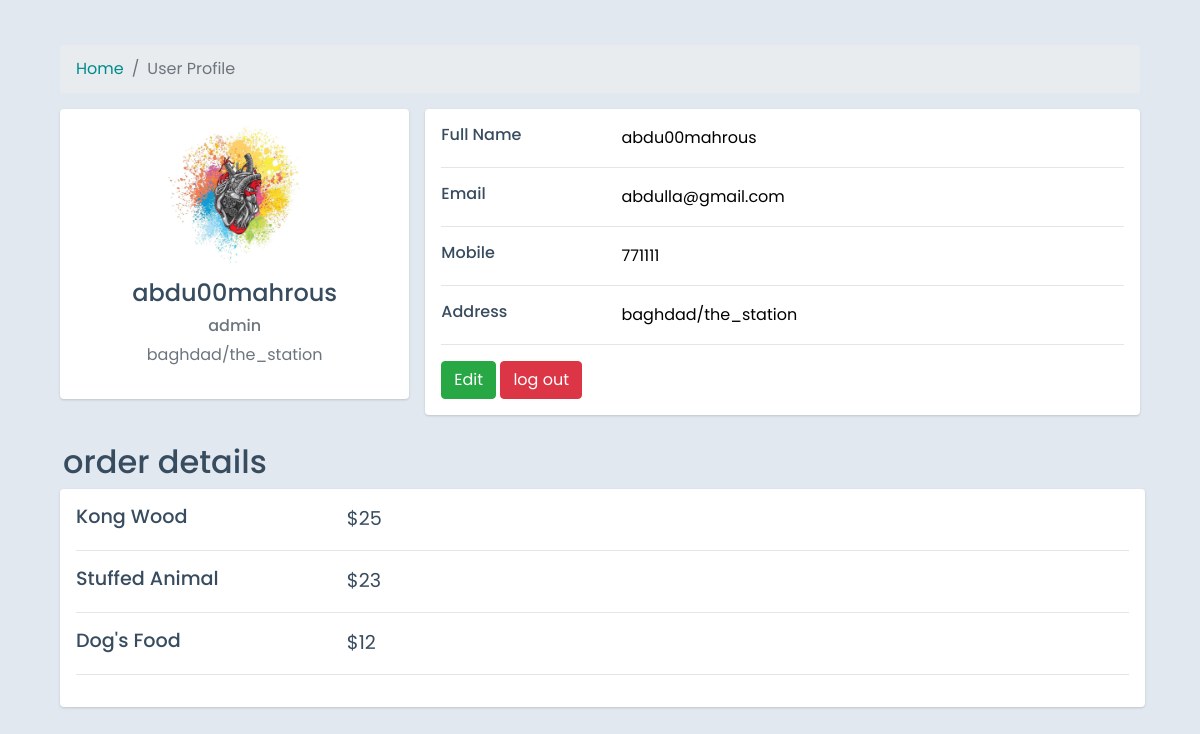
/profile (signed in), run on an earlier commit of the app's database.
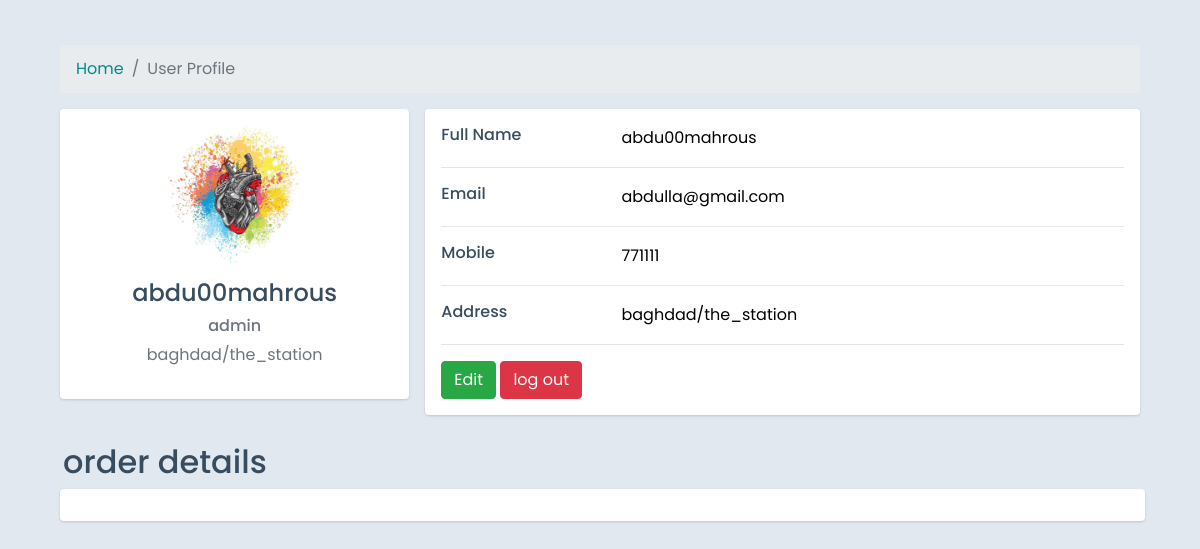
And on a later commit of the database.
### tables this page shows
CREATE TABLE "customers" (
	"id"	INTEGER,
	"fullname"	VARCHAR40,
	"username"	VARCHAR(50) NOT NULL,
	"password"	text NOT NULL,
	"email"	VARCHAR(50) NOT NULL UNIQUE,
	"phone"	integer NOT NULL UNIQUE,
	"governorate"	VARCHAR(30),
	"pic"	VARCHAR(200),
	"address"	VARCHAR(60),
	PRIMARY KEY("id" AUTOINCREMENT)
);

CREATE TABLE "cart" (
	"user_id"	INTEGER,
	"items_id"	INTEGER,
	"price"	INTEGER,
	"photo"	TEXT,
	"name"	VARCHAR(20)
);

### app.py (the view, shortened to what this page needs)
@app.route('/profile',methods=['GET','POST'])
def profile():
    if not session.get("user_id",None):
        return render_template("sign-up.html")
    items = db.execute("SELECT * FROM cart WHERE user_id = ?", session.get("user_id"))
    customers = db.execute("SELECT * FROM customers WHERE id=?", session.get('user_id'))
    return render_template("profile.html",customers=customers,items=items)

### templates/profile.html (shortened to what the changed rows need)
<!DOCTYPE html>
<html lang="en">
<head>
    <link href="https://cdn.jsdelivr.net/npm/bootstrap@4.4.1/dist/css/bootstrap.min.css" rel="stylesheet">
</head>
<body>
    <div class="container">
        <div class="main-body">
            {% if customers %} {% for customer in customers %}
            <div class="row gutters-sm">
                <div class="col-md-4 mb-3 mm">
                    <div class="card">
                        <div class="card-body">
                            <div class="d-flex flex-column align-items-center text-center">
                                <img src="../static/profile_img/{{ customer['pic'] }}" alt="Admin" class="rounded-circle" width="150">
                                <div class="mt-3">
                                    <h4>{{ customer['username'] }}</h4>
                                    <h6 class="text-muted font-size-sm">admin</h6>
                                    <p class="text-muted font-size-sm">{{ customer['address'] }}</p>
                                </div>
                            </div>
                        </div>
                    </div>
                </div>
                <div class="col-md-8">
                    <div class="card mb-3">
                        <div class="card-body">
                            <form method="POST" action="/profile" class="">
                                <div class="row">
                                    <div class="col-sm-3">
                                        <h6 class="mb-0">Full Name</h6>
                                    </div>
                                    <div class="col-sm-9 text-secondary">
                                        <input value="{{ customer['username'] }}" name="username" style="border: none;" type="text" placeholder="{{ customer['username'] }}">
                                    </div>
                                </div>
                                <hr>
                                <div class="row">
                                    <div class="col-sm-3">
                                        <h6 class="mb-0">Email</h6>
                                    </div>
                                    <div class="col-sm-9 text-secondary">
                                        <input value="{{ customer['email'] }}" name="email" style="border: none;" type="text" placeholder="{{ customer['email'] }}">
                                    </div>
                                </div>
                                <hr>
                                <div class="row">
                                    <div class="col-sm-3">
                                        <h6 class="mb-0">Mobile</h6>
                                    </div>
                                    <div class="col-sm-9 text-secondary">
                                        <input value="{{ customer['phone'] }}" name="phone" style="border: none;" placeholder="{{ customer['phone'] }}" type="text" name="" id="">
                                    </div>
                                </div>
                                <hr>
                                <div class="row">
                                    <div class="col-sm-3">
                                        <h6 class="mb-0">Address</h6>
                                    </div>
                                    <div class="col-sm-9 text-secondary">
                                        <input value="{{ customer['address'] }}" name="address" style="border: none;" placeholder="{{ customer['address'] }}" type="text">
                                    </div>
                                </div>
                                <hr>
                                <div class="row">
                                    <div class="col-sm-12">
                                        <button type="submit" class="btn btn-success">Edit</button>
                                        <a class="btn btn-info  btn-danger" target="" href="/log_out">log out</a>
                                    </div>
                                </div>
                            </form>
                        </div>
                    </div>
                </div>
            </div>
            {% endfor %} {% endif %}
        </div>
        <h2 class="order-title">
            order details
        </h2>
        <div class="col-md-8">
            <div style="width: 1085px !important;" class="card mb-3">
                <div class="card-body order-details">
                    {% if items %} {% for item in items %}
                    <div class="row ">
                        <div class="col-sm-3 ">
                            <h6 class="price mb-0 ">{{ item['name'] }}</h6>
                        </div>
                        <div class="price col-sm-9 text-secondary ">
                            ${{ item['price'] }}
                        </div>
                    </div>
                    <hr> {% else %} no products added yet {% endfor %} {% endif %}
                </div>
            </div>
        </div>
</body>
</html>

What changed in the data, as far as the page shows it:
removed cart: name "Kong Wood", price "25"
removed cart: name "Stuffed Animal", price "23"
no longer on this page (row edited): cart: name "Dog's Food", price "12"
